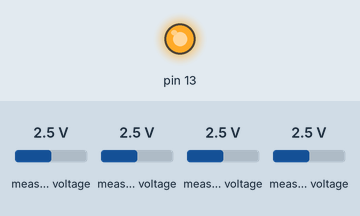
Bench run of a sketch on a simulated Arduino Uno, built with avr-gcc and run on an emulated ATmega328P. Parts: output pins drawn as LEDs (lit = HIGH). The test bench sets the inputs (shaded band); at power-on: measured voltage 2.5 V. The local clock reads 2024-03-15 10:24:30 at power-on unless the sketch sets it; storage starts empty; what the sketch prints to the serial monitor is not drawn.

Above: at 0.5 s.
At 3.6 s:
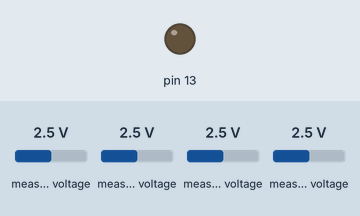
Timing chart, 0 to 8.1 s (numbered marks = the images above):
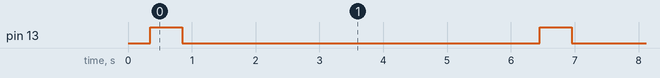

The sketch:

write-adc-both.ino
```cpp
#include <SPI.h>
#include <SD.h>
#include <Wire.h>
#include "RTClib.h"
#include "SdFat.h"
#include <Adafruit_ADS1X15.h> //ADC

#define FILE_NAME "mydata.txt" // set file name

RTC_DS3231 rtc;
Adafruit_ADS1015 ads1015;  // Construct an ads1015
Adafruit_ADS1115 ads1115;  // Construct an ads1115

File datafile;
//SdFat sd;
//SdFile myFile;

char daysOfTheWeek[7][12] = {"Sunday", "Monday", "Tuesday", "Wednesday", "Thursday", "Friday", "Saturday"};

int delayTime = 5000; //take a reading every X/1000 seconds

float average_samples;
int over_samples;
float sum_samples;
// set rtc date and time timestamp to sd card

void dateTime(uint16_t* date, uint16_t* time) {
  DateTime now = rtc.now();

  // return date using FAT_DATE macro to format fields
  *date = FAT_DATE(now.year(), now.month(), now.day());

  // return time using FAT_TIME macro to format fields
  *time = FAT_TIME(now.hour(), now.minute(), now.second());
}


void setup()
{
    // initialize digital pin 13 as an output (blink)
  pinMode(13, OUTPUT);
  Serial.begin(9600);
  Serial.print("Initializing SD card...");

  // setup SD card
  if (!SD.begin(4)) {
    Serial.println("initialization failed!");
    while (1);
  }
  Serial.println("initialization done.");

  // setup RTC module
  //rtc.begin(0x68); RTC address is 0x68
  if (! rtc.begin()) {
    Serial.println("Couldn't find RTC");
    Serial.flush();
    while (1) delay(10);
  }

  if (rtc.lostPower()) {
    Serial.println("RTC lost power, let's set the time!");
    // When time needs to be set on a new device, or after a power loss, the
    // following line sets the RTC to the date & time this sketch was compiled
    rtc.adjust(DateTime(F(__DATE__), F(__TIME__)));
    // This line sets the RTC with an explicit date & time, for example to set
    // January 21, 2014 at 3am you would call:
    // rtc.adjust(DateTime(2014, 1, 21, 3, 0, 0));
  }

   // When time needs to be re-set on a previously configured device, the
   // following line sets the RTC to the date & time this sketch was compiled
// RUN THIS FIRST to set the time on the RTC, then comment out and re-run to avoid re-setting time to compilation date and time each time
   //rtc.adjust(DateTime(F(__DATE__), F(__TIME__)));

   //Setup ADC 1015
    Serial.println("Getting differential reading from AIN0 (P) and AIN1 (N)");
    Serial.println("ADC Range: +/- 6.144V (1 bit = 3mV)");
    ads1015.begin(0x48); // Initialize ads1015 at the default address 0x48

   //Setup ADC 1115
   Serial.println("Getting differential reading from AIN0 (P) and AIN1 (N)");
   Serial.println("ADC Range: +/- 6.144V (1 bit = 0.188mV)");
   ads1115.begin(0x49);  // Initialize ads1115 at address 0x49
    ///12.288 / 65536 *1000

}

void loop()
{
  DateTime now = rtc.now();

    Serial.print(now.year(), DEC);
    Serial.print('/');
    Serial.print(now.month(), DEC);
    Serial.print('/');
    Serial.print(now.day(), DEC);
    Serial.print(" (");
    Serial.print(daysOfTheWeek[now.dayOfTheWeek()]);
    Serial.print(") ");
    Serial.print(now.hour(), DEC);
    Serial.print(':');
    Serial.print(now.minute(), DEC);
    Serial.print(':');
    Serial.print(now.second(), DEC);
    Serial.println();

  // Set file date and time ("last modified")
  SdFile::dateTimeCallback(dateTime);

  // open the file. note that only one file can be open at a time,
  // so you have to close this one before opening another.
  datafile = SD.open(FILE_NAME, FILE_WRITE);

// if the file opened okay, write to it:
  if (datafile)
    Serial.println("Writing to SD Card...");
    datafile.print(now.year(), DEC);
    datafile.print('/');
    //datafile.print("\t");
    //datafile.print(" ");
    datafile.print(now.month(), DEC);
    datafile.print('/');
    //datafile.print("\t");
    //datafile.print(" ");
    datafile.print(now.day(), DEC);
    datafile.print(" (");
    datafile.print(daysOfTheWeek[now.dayOfTheWeek()]);
    //datafile.print("\t");
    //datafile.print(" ");
    datafile.print(") ");
    datafile.print("\t");
    datafile.print(now.hour(), DEC);
    datafile.print(':');
    //datafile.print("\t");
    //datafile.print(" ");
    datafile.print(now.minute(), DEC);
    datafile.print(':');
    //datafile.print("\t");
    //datafile.print(" ");
    datafile.print(now.second(), DEC);
    datafile.println();

    datafile.print("  "); //delimiter between timestamps

    // Read ADC1015 inputs
    int16_t adc1_1, adc1_diff;
    adc1_1 = ads1015.readADC_SingleEnded(2); // Read A2
    Serial.print("J2+ : "); Serial.print(adc1_1); Serial.print("("); Serial.print(adc1_1 * 3); Serial.println("mV)");
    adc1_diff = ads1015.readADC_Differential_0_1();
    Serial.print("J3 differential: "); Serial.print(adc1_diff); Serial.print("("); Serial.print(adc1_diff * 3); Serial.println("mV)");


    //over_samples = 256;
    //sum_samples = 0;
    //for(int i = 0; i <= over_samples; i++){
    //  int a = ads1015.readADC_SingleEnded(2);
      //Serial.print(a);
    //  sum_samples += a;
    //}
    //average_samples = sum_samples / over_samples;

    //Serial.print("J2+ oversampled: "); Serial.print(average_samples); Serial.print("("); Serial.print(average_samples * 3); Serial.println("mV)");

    // Write ADC1015 inputs
    datafile.print("J2+ (mV) = ");
    datafile.print(adc1_1 * 3);
    datafile.print(", "); // delimiter between data
    //datafile.print("J2+ oversampled (mV) = ");
    //datafile.println(average_samples * 3);
    datafile.print("J3 diff (mV) = ");
    datafile.println(adc1_diff * 3);

    // Read ADC1115 inputs
    int16_t adc2_1, adc2_2, adc2_diff;
    adc2_1 = ads1115.readADC_SingleEnded(2);
    Serial.print("J4+ : "); Serial.print(adc2_1); Serial.print("("); Serial.print(adc2_1 * 0.1875); Serial.println("mV)");
    adc2_2 = ads1115.readADC_SingleEnded(3);
    Serial.print("J4-: "); Serial.print(adc2_2); Serial.print("("); Serial.print(adc2_2 * 0.1875); Serial.println("mV)");

    //over_samples = 256;
    //sum_samples = 0;
    //for(int i = 0; i <= over_samples; i++){
    //  int a = ads1115.readADC_SingleEnded(3);
      //Serial.print(a);
    //  sum_samples += a;
    //}
    //average_samples = sum_samples / over_samples;

    //Serial.print("J4- oversampled: "); Serial.print(average_samples); Serial.print("("); Serial.print(average_samples * 0.1875); Serial.println("mV)");
    adc2_diff = ads1115.readADC_Differential_0_1();
    Serial.print("J1 differential: "); Serial.print(adc2_diff); Serial.print("("); Serial.print(adc2_diff * 0.1875); Serial.println("mV)");

    // Write ADC1015 inputs
    datafile.print("J4+ (mV) = ");
    datafile.print(adc2_1 * 0.1875);
    datafile.print(", "); // delimiter between data
    datafile.print("J4- (mV) = ");
    datafile.print(adc2_2 * 0.1875);
    //datafile.print(", "); // delimiter between data
    //datafile.print("J4- oversampled (mV) = ");
    //datafile.println(average_samples * 0.1875);
    datafile.print("J1 diff (mV) = ");
    datafile.println(adc2_diff * 0.1875);

    // close the file:
    datafile.close();

    digitalWrite(13, HIGH);   // turn the LED on
    delay(500);              // wait for X/1000 seconds
    digitalWrite(13, LOW);    // turn the LED off by making the voltage LOW
    delay(500);              // wait for  X/1000 seconds

    delay(delayTime);
}
```

Measured:
- by itself, pin 13: alternates HIGH for 0.50 s and LOW for 5.6 s
